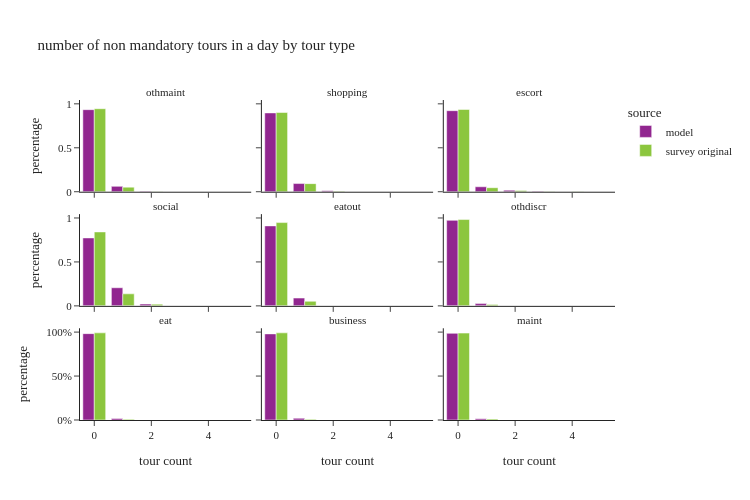

Notebook code cell kept with this figure:
### Code cell
def plot_num_nonmand_tourtype(data, title):
    df_plot = pd.DataFrame()

    for type in non_mandatory_types:
        # calculate sample size and percentages
        df = data.groupby(['source', type], observed=True).\
            agg(sample_size=('person_weight', 'size'),
                weighted_sum=('person_weight', 'sum')).reset_index().\
            rename(columns={type: 'tour count'})
        
        df['percentage'] = df.groupby('source', group_keys=False, observed=True)['weighted_sum']. \
            apply(lambda x: x / float(x.sum()))
        df['tour type'] = type

        df_plot = pd.concat([df_plot,df])
     
    fig = px.bar(df_plot, x='tour count', y='percentage', color="source",barmode="group",
                 hover_data=["sample_size"],
                 facet_col='tour type', facet_col_wrap=3, orientation='v',
                 title=title)
    fig.for_each_annotation(lambda a: a.update(text = a.text.split("=")[-1]))
    fig.update_layout(height=500, width=750)
    fig.update_layout(yaxis1=dict(tickformat=".0%"), yaxis2=dict(tickformat=".0%"))

    fig.show()

plot_num_nonmand_tourtype(per_data, "number of non mandatory tours in a day by tour type")

### Figure 1 — Plotly figure (JSON) as saved in the notebook; plotly's stock layout.template omitted (floating-point values rounded to 4 significant figures)
{"data": [{"alignmentgroup": "True", "customdata": [[4066989], [265848], [21199], [1063], [6]], "hovertemplate": "source=model<br>tour type=othmaint<br>tour count=%{x}<br>percentage=%{y}<br>sample_size=%{customdata[0]}<extra></extra>", "legendgroup": "model", "marker": {"color": "#91268F", "pattern": {"shape": ""}}, "name": "model", "offsetgroup": "model", "orientation": "v", "showlegend": true, "textposition": "auto", "type": "bar", "x": [0.0, 1.0, 2.0, 3.0, 4.0], "xaxis": "x7", "y": [0.9338, 0.06104, 0.004868, 0.0002441, 1.378e-06], "yaxis": "y7"}, {"alignmentgroup": "True", "customdata": [[3905109], [404923], [43399], [1673], [1]], "hovertemplate": "source=model<br>tour type=shopping<br>tour count=%{x}<br>percentage=%{y}<br>sample_size=%{customdata[0]}<extra></extra>", "legendgroup": "model", "marker": {"color": "#91268F", "pattern": {"shape": ""}}, "name": "model", "offsetgroup": "model", "orientation": "v", "showlegend": false, "textposition": "auto", "type": "bar", "x": [0.0, 1.0, 2.0, 3.0, 4.0], "xaxis": "x8", "y": [0.8967, 0.09298, 0.009965, 0.0003841, 2.296e-07], "yaxis": "y8"}, {"alignmentgroup": "True", "customdata": [[4016336], [245895], [74649], [18225]], "hovertemplate": "source=model<br>tour type=escort<br>tour count=%{x}<br>percentage=%{y}<br>sample_size=%{customdata[0]}<extra></extra>", "legendgroup": "model", "marker": {"color": "#91268F", "pattern": {"shape": ""}}, "name": "model", "offsetgroup": "model", "orientation": "v", "showlegend": false, "textposition": "auto", "type": "bar", "x": [0.0, 1.0, 2.0, 3.0], "xaxis": "x9", "y": [0.9222, 0.05646, 0.01714, 0.004185], "yaxis": "y9"}, {"alignmentgroup": "True", "customdata": [[3366863], [897277], [87599], [3356], [10]], "hovertemplate": "source=model<br>tour type=social<br>tour count=%{x}<br>percentage=%{y}<br>sample_size=%{customdata[0]}<extra></extra>", "legendgroup": "model", "marker": {"color": "#91268F", "pattern": {"shape": ""}}, "name": "model", "offsetgroup": "model", "orientation": "v", "showlegend": false, "textposition": "auto", "type": "bar", "x": [0.0, 1.0, 2.0, 3.0, 4.0], "xaxis": "x4", "y": [0.7731, 0.206, 0.02011, 0.0007706, 2.296e-06], "yaxis": "y4"}, {"alignmentgroup": "True", "customdata": [[3963132], [386642], [5280], [51]], "hovertemplate": "source=model<br>tour type=eatout<br>tour count=%{x}<br>percentage=%{y}<br>sample_size=%{customdata[0]}<extra></extra>", "legendgroup": "model", "marker": {"color": "#91268F", "pattern": {"shape": ""}}, "name": "model", "offsetgroup": "model", "orientation": "v", "showlegend": false, "textposition": "auto", "type": "bar", "x": [0.0, 1.0, 2.0, 3.0], "xaxis": "x5", "y": [0.91, 0.08878, 0.001212, 1.171e-05], "yaxis": "y5"}, {"alignmentgroup": "True", "customdata": [[4237250], [111488], [6027], [339], [1]], "hovertemplate": "source=model<br>tour type=othdiscr<br>tour count=%{x}<br>percentage=%{y}<br>sample_size=%{customdata[0]}<extra></extra>", "legendgroup": "model", "marker": {"color": "#91268F", "pattern": {"shape": ""}}, "name": "model", "offsetgroup": "model", "orientation": "v", "showlegend": false, "textposition": "auto", "type": "bar", "x": [0.0, 1.0, 2.0, 3.0, 4.0], "xaxis": "x6", "y": [0.9729, 0.0256, 0.001384, 7.784e-05, 2.296e-07], "yaxis": "y6"}, {"alignmentgroup": "True", "customdata": [[4279375], [75729], [1]], "hovertemplate": "source=model<br>tour type=eat<br>tour count=%{x}<br>percentage=%{y}<br>sample_size=%{customdata[0]}<extra></extra>", "legendgroup": "model", "marker": {"color": "#91268F", "pattern": {"shape": ""}}, "name": "model", "offsetgroup": "model", "orientation": "v", "showlegend": false, "textposition": "auto", "type": "bar", "x": [0.0, 1.0, 2.0], "xaxis": "x", "y": [0.9826, 0.01739, 2.296e-07], "yaxis": "y"}, {"alignmentgroup": "True", "customdata": [[4267514], [84832], [2753], [6]], "hovertemplate": "source=model<br>tour type=business<br>tour count=%{x}<br>percentage=%{y}<br>sample_size=%{customdata[0]}<extra></extra>", "legendgroup": "model", "marker": {"color": "#91268F", "pattern": {"shape": ""}}, "name": "model", "offsetgroup": "model", "orientation": "v", "showlegend": false, "textposition": "auto", "type": "bar", "x": [0.0, 1.0, 2.0, 3.0], "xaxis": "x2", "y": [0.9799, 0.01948, 0.0006321, 1.378e-06], "yaxis": "y2"}, {"alignmentgroup": "True", "customdata": [[4293411], [61686], [8]], "hovertemplate": "source=model<br>tour type=maint<br>tour count=%{x}<br>percentage=%{y}<br>sample_size=%{customdata[0]}<extra></extra>", "legendgroup": "model", "marker": {"color": "#91268F", "pattern": {"shape": ""}}, "name": "model", "offsetgroup": "model", "orientation": "v", "showlegend": false, "textposition": "auto", "type": "bar", "x": [0.0, 1.0, 2.0], "xaxis": "x3", "y": [0.9858, 0.01416, 1.837e-06], "yaxis": "y3"}, {"alignmentgroup": "True", "customdata": [[7075], [451], [34], [1]], "hovertemplate": "source=survey original<br>tour type=othmaint<br>tour count=%{x}<br>percentage=%{y}<br>sample_size=%{customdata[0]}<extra></extra>", "legendgroup": "survey original", "marker": {"color": "#8CC63E", "pattern": {"shape": ""}}, "name": "survey original", "offsetgroup": "survey original", "orientation": "v", "showlegend": true, "textposition": "auto", "type": "bar", "x": [0.0, 1.0, 2.0, 3.0], "xaxis": "x7", "y": [0.9446, 0.05224, 0.003081, 5.696e-05], "yaxis": "y7"}, {"alignmentgroup": "True", "customdata": [[6730], [772], [57], [2]], "hovertemplate": "source=survey original<br>tour type=shopping<br>tour count=%{x}<br>percentage=%{y}<br>sample_size=%{customdata[0]}<extra></extra>", "legendgroup": "survey original", "marker": {"color": "#8CC63E", "pattern": {"shape": ""}}, "name": "survey original", "offsetgroup": "survey original", "orientation": "v", "showlegend": false, "textposition": "auto", "type": "bar", "x": [0.0, 1.0, 2.0, 3.0], "xaxis": "x8", "y": [0.9011, 0.09216, 0.006693, 1.861e-05], "yaxis": "y8"}, {"alignmentgroup": "True", "customdata": [[7117], [319], [110], [9], [5], [1]], "hovertemplate": "source=survey original<br>tour type=escort<br>tour count=%{x}<br>percentage=%{y}<br>sample_size=%{customdata[0]}<extra></extra>", "legendgroup": "survey original", "marker": {"color": "#8CC63E", "pattern": {"shape": ""}}, "name": "survey original", "offsetgroup": "survey original", "orientation": "v", "showlegend": false, "textposition": "auto", "type": "bar", "x": [0.0, 1.0, 2.0, 3.0, 4.0, 5.0], "xaxis": "x9", "y": [0.9357, 0.0458, 0.01408, 0.001919, 0.002437, 1.839e-05], "yaxis": "y9"}, {"alignmentgroup": "True", "customdata": [[6165], [1187], [179], [21], [8], [1]], "hovertemplate": "source=survey original<br>tour type=social<br>tour count=%{x}<br>percentage=%{y}<br>sample_size=%{customdata[0]}<extra></extra>", "legendgroup": "survey original", "marker": {"color": "#8CC63E", "pattern": {"shape": ""}}, "name": "survey original", "offsetgroup": "survey original", "orientation": "v", "showlegend": false, "textposition": "auto", "type": "bar", "x": [0.0, 1.0, 2.0, 3.0, 4.0, 5.0], "xaxis": "x4", "y": [0.8414, 0.1368, 0.01946, 0.001502, 0.0009077, 6.5e-06], "yaxis": "y4"}, {"alignmentgroup": "True", "customdata": [[7147], [395], [19]], "hovertemplate": "source=survey original<br>tour type=eatout<br>tour count=%{x}<br>percentage=%{y}<br>sample_size=%{customdata[0]}<extra></extra>", "legendgroup": "survey original", "marker": {"color": "#8CC63E", "pattern": {"shape": ""}}, "name": "survey original", "offsetgroup": "survey original", "orientation": "v", "showlegend": false, "textposition": "auto", "type": "bar", "x": [0.0, 1.0, 2.0], "xaxis": "x5", "y": [0.9476, 0.05195, 0.000423], "yaxis": "y5"}, {"alignmentgroup": "True", "customdata": [[7451], [104], [5], [1]], "hovertemplate": "source=survey original<br>tour type=othdiscr<br>tour count=%{x}<br>percentage=%{y}<br>sample_size=%{customdata[0]}<extra></extra>", "legendgroup": "survey original", "marker": {"color": "#8CC63E", "pattern": {"shape": ""}}, "name": "survey original", "offsetgroup": "survey original", "orientation": "v", "showlegend": false, "textposition": "auto", "type": "bar", "x": [0.0, 1.0, 2.0, 3.0], "xaxis": "x6", "y": [0.9823, 0.0161, 0.001463, 0.0001581], "yaxis": "y6"}, {"alignmentgroup": "True", "customdata": [[7482], [77], [2]], "hovertemplate": "source=survey original<br>tour type=eat<br>tour count=%{x}<br>percentage=%{y}<br>sample_size=%{customdata[0]}<extra></extra>", "legendgroup": "survey original", "marker": {"color": "#8CC63E", "pattern": {"shape": ""}}, "name": "survey original", "offsetgroup": "survey original", "orientation": "v", "showlegend": false, "textposition": "auto", "type": "bar", "x": [0.0, 1.0, 2.0], "xaxis": "x", "y": [0.9914, 0.008194, 0.0003863], "yaxis": "y"}, {"alignmentgroup": "True", "customdata": [[7512], [45], [4]], "hovertemplate": "source=survey original<br>tour type=business<br>tour count=%{x}<br>percentage=%{y}<br>sample_size=%{customdata[0]}<extra></extra>", "legendgroup": "survey original", "marker": {"color": "#8CC63E", "pattern": {"shape": ""}}, "name": "survey original", "offsetgroup": "survey original", "orientation": "v", "showlegend": false, "textposition": "auto", "type": "bar", "x": [0.0, 1.0, 2.0], "xaxis": "x2", "y": [0.9915, 0.007301, 0.001165], "yaxis": "y2"}, {"alignmentgroup": "True", "customdata": [[7508], [49], [4]], "hovertemplate": "source=survey original<br>tour type=maint<br>tour count=%{x}<br>percentage=%{y}<br>sample_size=%{customdata[0]}<extra></extra>", "legendgroup": "survey original", "marker": {"color": "#8CC63E", "pattern": {"shape": ""}}, "name": "survey original", "offsetgroup": "survey original", "orientation": "v", "showlegend": false, "textposition": "auto", "type": "bar", "x": [0.0, 1.0, 2.0], "xaxis": "x3", "y": [0.9888, 0.01061, 0.0006301], "yaxis": "y3"}], "layout": {"annotations": [{"font": {}, "showarrow": false, "text": "eat", "x": 0.16, "xanchor": "center", "xref": "paper", "y": 0.2867, "yanchor": "bottom", "yref": "paper"}, {"font": {}, "showarrow": false, "text": "business", "x": 0.5, "xanchor": "center", "xref": "paper", "y": 0.2867, "yanchor": "bottom", "yref": "paper"}, {"font": {}, "showarrow": false, "text": "maint", "x": 0.84, "xanchor": "center", "xref": "paper", "y": 0.2867, "yanchor": "bottom", "yref": "paper"}, {"font": {}, "showarrow": false, "text": "social", "x": 0.16, "xanchor": "center", "xref": "paper", "y": 0.6433, "yanchor": "bottom", "yref": "paper"}, {"font": {}, "showarrow": false, "text": "eatout", "x": 0.5, "xanchor": "center", "xref": "paper", "y": 0.6433, "yanchor": "bottom", "yref": "paper"}, {"font": {}, "showarrow": false, "text": "othdiscr", "x": 0.84, "xanchor": "center", "xref": "paper", "y": 0.6433, "yanchor": "bottom", "yref": "paper"}, {"font": {}, "showarrow": false, "text": "othmaint", "x": 0.16, "xanchor": "center", "xref": "paper", "y": 1.0, "yanchor": "bottom", "yref": "paper"}, {"font": {}, "showarrow": false, "text": "shopping", "x": 0.5, "xanchor": "center", "xref": "paper", "y": 1.0, "yanchor": "bottom", "yref": "paper"}, {"font": {}, "showarrow": false, "text": "escort", "x": 0.84, "xanchor": "center", "xref": "paper", "y": 1.0, "yanchor": "bottom", "yref": "paper"}], "barmode": "group", "height": 500, "legend": {"title": {"text": "source"}, "tracegroupgap": 0}, "title": {"text": "number of non mandatory tours in a day by tour type"}, "width": 750, "xaxis": {"anchor": "y", "domain": [0.0, 0.32], "title": {"text": "tour count"}}, "xaxis2": {"anchor": "y2", "domain": [0.34, 0.66], "matches": "x", "title": {"text": "tour count"}}, "xaxis3": {"anchor": "y3", "domain": [0.68, 1.0], "matches": "x", "title": {"text": "tour count"}}, "xaxis4": {"anchor": "y4", "domain": [0.0, 0.32], "matches": "x", "showticklabels": false}, "xaxis5": {"anchor": "y5", "domain": [0.34, 0.66], "matches": "x", "showticklabels": false}, "xaxis6": {"anchor": "y6", "domain": [0.68, 1.0], "matches": "x", "showticklabels": false}, "xaxis7": {"anchor": "y7", "domain": [0.0, 0.32], "matches": "x", "showticklabels": false}, "xaxis8": {"anchor": "y8", "domain": [0.34, 0.66], "matches": "x", "showticklabels": false}, "xaxis9": {"anchor": "y9", "domain": [0.68, 1.0], "matches": "x", "showticklabels": false}, "yaxis": {"anchor": "x", "domain": [0.0, 0.2867], "tickformat": ".0%", "title": {"text": "percentage"}}, "yaxis2": {"anchor": "x2", "domain": [0.0, 0.2867], "matches": "y", "showticklabels": false, "tickformat": ".0%"}, "yaxis3": {"anchor": "x3", "domain": [0.0, 0.2867], "matches": "y", "showticklabels": false}, "yaxis4": {"anchor": "x4", "domain": [0.3567, 0.6433], "matches": "y", "title": {"text": "percentage"}}, "yaxis5": {"anchor": "x5", "domain": [0.3567, 0.6433], "matches": "y", "showticklabels": false}, "yaxis6": {"anchor": "x6", "domain": [0.3567, 0.6433], "matches": "y", "showticklabels": false}, "yaxis7": {"anchor": "x7", "domain": [0.7133, 1.0], "matches": "y", "title": {"text": "percentage"}}, "yaxis8": {"anchor": "x8", "domain": [0.7133, 1.0], "matches": "y", "showticklabels": false}, "yaxis9": {"anchor": "x9", "domain": [0.7133, 1.0], "matches": "y", "showticklabels": false}}}
